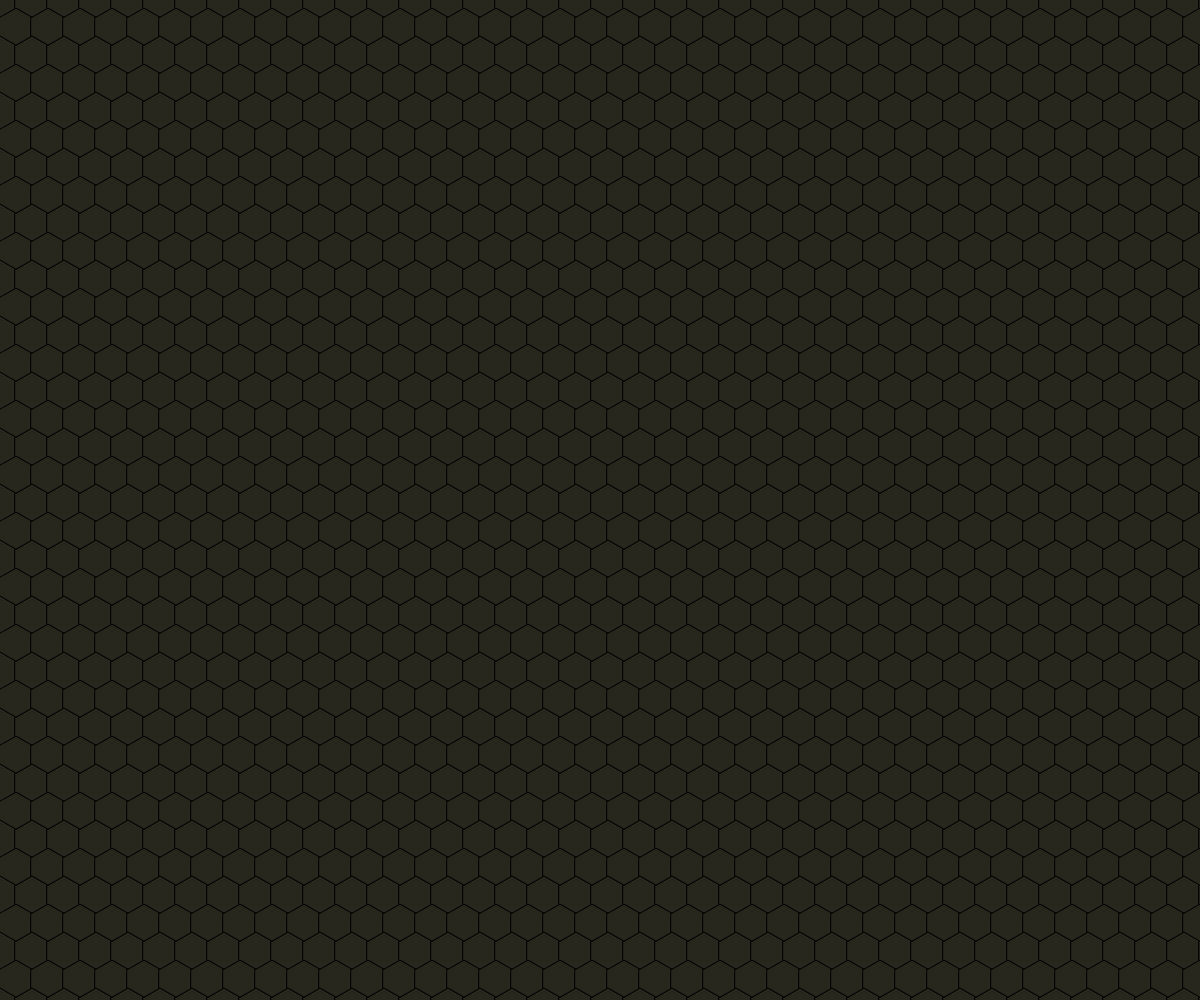
Frame 1 (no input)
Frame 60 (no input): identical to frame 1, image omitted
Frame 120 (the mouse pressed at the canvas centre since frame 60): identical to frame 1, image omitted

The p5.js sketch that drew this single still picture (run headless with seeded random() and noise() and a simulated clock; from frame 60 on, the mouse is pressed at the canvas centre):

// p5.js sketch
// ── sketch.js

var cellSize = 20;
var grid = [];
var xOffset = 0;
var yOffset = 0;
let sidecount = 6;
var h,s,l;


function setup () {
    createCanvas(windowWidth, windowHeight);
    var cols = width/cellSize;
    var rows = height/cellSize;
    colorMode(HSL,360);
    let t = frameCount;


  
    for(j = -1; j < rows; j++) {
        for(i = -1; i < cols; i++) {
            var cell = new Cell(i, j);
            grid.push(cell);
        }
    }
}

function draw () {
    background(0, 0, 0 );
    h = map(winMouseX, 0, width, 0, 1);
    s = map(mouseY, 0, height, 0, 1);
    l = map(mouseX, 0, width, 0, 1);
    for(var i = 0; i < grid.length; i++) {
        grid[i].show();
    }
}

function Cell(i, j) {
    this.i = i;
    this.j = j;

    if(j % 2 === 0) {
        this.x = this.i * cellSize * 1.6 ;
    } else {
        this.x = this.i * cellSize * 1.6  + cellSize *0.8;
    }
    
    this.y = this.j * cellSize * 1.4 ;
    this.hasPlayer = false;
    this.show = function () {
        fill(50, 50, 50); 
        push(); 
        translate(this.x, this.y);
        rotate(radians(30));
        polygon(0, 0, cellSize, sidecount);
        pop();
    }
}

function polygon(x, y, radius, npoints) {
    var angle = TWO_PI / npoints;
    beginShape();
    for (var a = 0; a < TWO_PI; a += angle) {
        var sx = x + cos(a) * radius;
        var sy = y + sin(a) * radius;
        vertex(sx, sy);
    }
    endShape(CLOSE);
}  
